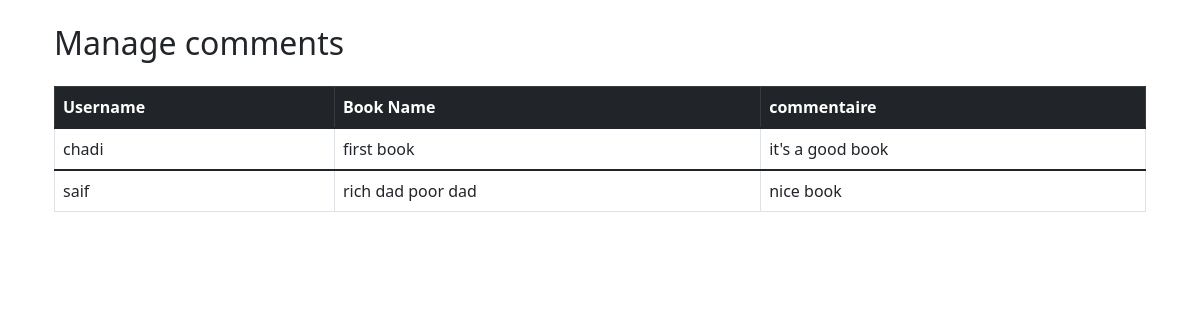
The page /manage_comments on the database its author committed.
### tables this page shows
CREATE TABLE USER (
    id INTEGER PRIMARY KEY AUTOINCREMENT,
    username VARCHAR(20),
    password VARCHAR(20),
    nom VARCHAR(20),
    prenom VARCHAR(20),
    user_role VARCHAR(20)
);

CREATE TABLE books (
    id INTEGER PRIMARY KEY AUTOINCREMENT,
    name TEXT NOT NULL,
    description TEXT NOT NULL,
    category_id INTEGER,
    url TEXT,
    nombre INTEGER NOT NULL,
    price INTEGER NOT NULL,
    AUTHOR TEXT NOT NULL,
    FOREIGN KEY (category_id) REFERENCES categories(id)
);

CREATE TABLE comments (
    id INTEGER PRIMARY KEY AUTOINCREMENT,
    user_id INTEGER,
    book_id INTEGER,
    comment TEXT,
    FOREIGN KEY (user_id) REFERENCES user(id),
    FOREIGN KEY (book_id) REFERENCES books(id)
);

### app.py (the view)
@app.route('/manage_comments', methods=['GET', 'POST'])
def manage_comments():
    conn = sqlite3.connect('bookstore.db')
    cursor = conn.cursor()
    comments = cursor.execute("SELECT * FROM comments").fetchall()
    names = []
    books = []
    for c in comments:
        user = cursor.execute("SELECT * FROM user where id = ?", (c[1],)).fetchall()
        names.append(user[0][1])
        book = cursor.execute("SELECT * FROM books where id = ?", (c[2],)).fetchall()
        books.append(book[0][1])
    conn.close()
    return render_template('/comments.html', comments = comments, names=names, books=books)

### templates/comments.html
{% extends "base.html" %}
{% block content %}
<div class="container mt-4">
    <h2 class="mb-4">Manage comments</h2>
    <table class="table table-bordered table-hover">
        <thead class="table-dark">
        <tr>
            <th>Username</th>
            <th>Book Name</th>
            <th>commentaire</th>
        </tr>
        </thead>
        {% for comment in comments %}
        <tbody>
        <tr>
            <td>{{ names[loop.index - 1] }}</td>
            <td>{{ books[loop.index - 1]}}</td>
            <td>{{ comment[3]}}</td>
        </tr>
        {% endfor %}
        </tbody>
    </table>
</div>
{% endblock %}

### rows shown on the page
comments: comment "it's a good book"
USER: username "chadi"
books: name "first book"
comments: comment "nice book"
USER: username "saif"
books: name "rich dad poor dad"
